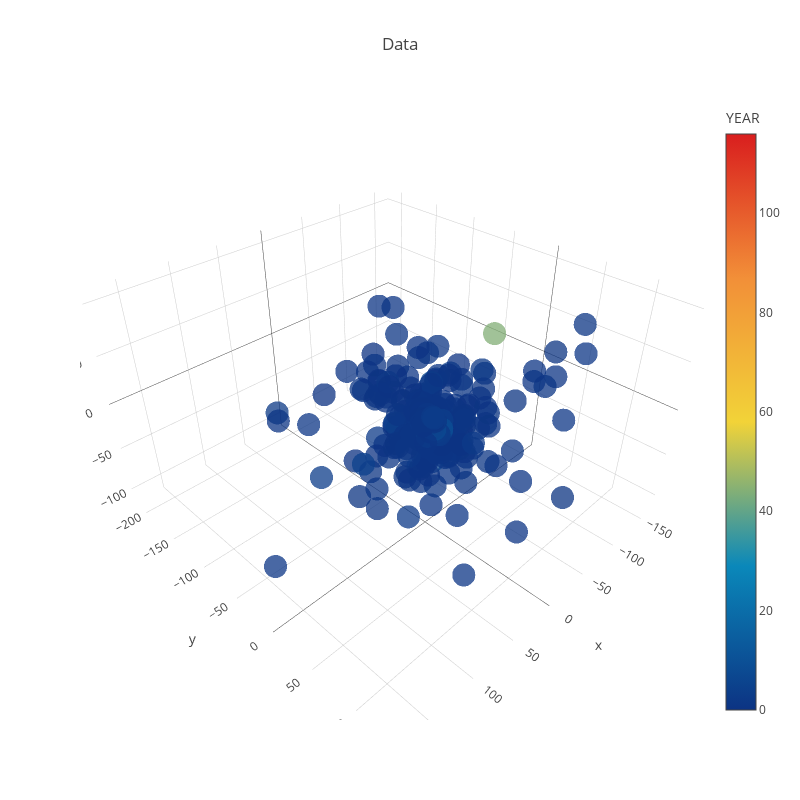

Write notebook code for a chart like this one.
### Code cell
trace1 = go.Scatter3d(
    x=tsne_results[:,0],
    y=tsne_results[:,1],
    z=tsne_results[:,2],
    mode='markers',
    marker=dict(
        sizemode='diameter',
        color = df['PSALES'].values,
        colorscale = 'Portland',
        colorbar = dict(title = 'YEAR'),
        line=dict(color='rgb(255, 255, 255)'),
        opacity=0.75
    )
)

data=[trace1]
layout=dict(height=800, width=800, title='Data')
fig=dict(data=data, layout=layout)
py.iplot(fig, filename='3DBubble')

### Figure 1 — Plotly figure (JSON) as saved in the notebook; plotly's stock layout.template omitted (floating-point values rounded to 4 significant figures; data arrays with more than 128 entries replaced by an {"elided": "..."} marker saying what was removed)
{"data": [{"marker": {"color": {"elided": "1252 float values"}, "colorbar": {"title": "YEAR"}, "colorscale": "Portland", "line": {"color": "rgb(255, 255, 255)"}, "opacity": 0.75, "sizemode": "diameter"}, "mode": "markers", "type": "scatter3d", "x": {"elided": "1252 float values"}, "y": {"elided": "1252 float values"}, "z": {"elided": "1252 float values"}}], "layout": {"height": 800, "title": "Data", "width": 800}}
